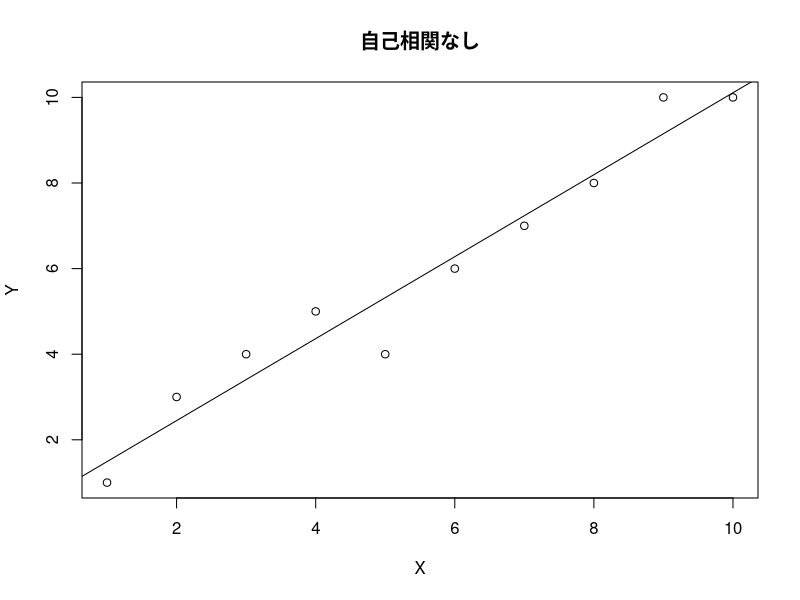

Recreate this plot in R.
data1 <- read.table("examples//k0501.csv",header = TRUE, sep =",")
data1
plot(data1$X, data1$Y,xlab="X",ylab="Y",main="自己相関なし")
fm1 <- lm(Y ~ X, data = data1)
summary(fm1)
abline(fm1)
library(lmtest)
dwtest(fm1)
